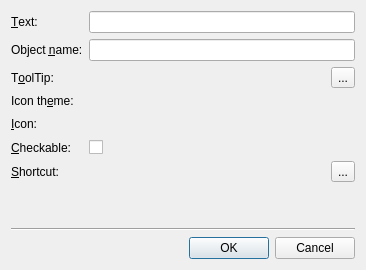
<?xml version="1.0" encoding="UTF-8"?>
<ui version="4.0">
 <comment>*********************************************************************
**
** Copyright (C) 2013 Digia Plc and/or its subsidiary(-ies).
** Contact: http://www.qt-project.org/legal
**
** This file is part of the Qt Designer of the Qt Toolkit.
**
** $QT_BEGIN_LICENSE:LGPL$
** Commercial License Usage
** Licensees holding valid commercial Qt licenses may use this file in
** accordance with the commercial license agreement provided with the
** Software or, alternatively, in accordance with the terms contained in
** a written agreement between you and Digia.  For licensing terms and
** conditions see http://qt.digia.com/licensing.  For further information
** use the contact form at http://qt.digia.com/contact-us.
**
** GNU Lesser General Public License Usage
** Alternatively, this file may be used under the terms of the GNU Lesser
** General Public License version 2.1 as published by the Free Software
** Foundation and appearing in the file LICENSE.LGPL included in the
** packaging of this file.  Please review the following information to
** ensure the GNU Lesser General Public License version 2.1 requirements
** will be met: http://www.gnu.org/licenses/old-licenses/lgpl-2.1.html.
**
** In addition, as a special exception, Digia gives you certain additional
** rights.  These rights are described in the Digia Qt LGPL Exception
** version 1.1, included in the file LGPL_EXCEPTION.txt in this package.
**
** GNU General Public License Usage
** Alternatively, this file may be used under the terms of the GNU
** General Public License version 3.0 as published by the Free Software
** Foundation and appearing in the file LICENSE.GPL included in the
** packaging of this file.  Please review the following information to
** ensure the GNU General Public License version 3.0 requirements will be
** met: http://www.gnu.org/copyleft/gpl.html.
**
**
** $QT_END_LICENSE$
**
*********************************************************************</comment>
 <class>qdesigner_internal::NewActionDialog</class>
 <widget class="QDialog" name="qdesigner_internal::NewActionDialog">
  <property name="geometry">
   <rect>
    <x>0</x>
    <y>0</y>
    <width>366</width>
    <height>270</height>
   </rect>
  </property>
  <property name="windowTitle">
   <string>New Action...</string>
  </property>
  <layout class="QVBoxLayout" name="verticalLayout">
   <item>
    <layout class="QFormLayout" name="formLayout">
     <item row="0" column="0">
      <widget class="QLabel" name="textLabel">
       <property name="text">
        <string>&amp;Text:</string>
       </property>
       <property name="buddy">
        <cstring>editActionText</cstring>
       </property>
      </widget>
     </item>
     <item row="0" column="1">
      <widget class="QLineEdit" name="editActionText">
       <property name="minimumSize">
        <size>
         <width>255</width>
         <height>0</height>
        </size>
       </property>
      </widget>
     </item>
     <item row="1" column="0">
      <widget class="QLabel" name="objectNameLabel">
       <property name="text">
        <string>Object &amp;name:</string>
       </property>
       <property name="buddy">
        <cstring>editObjectName</cstring>
       </property>
      </widget>
     </item>
     <item row="1" column="1">
      <widget class="QLineEdit" name="editObjectName"/>
     </item>
     <item row="2" column="0">
      <widget class="QLabel" name="toolTipLabel">
       <property name="text">
        <string>T&amp;oolTip:</string>
       </property>
       <property name="buddy">
        <cstring>tooltipEditor</cstring>
       </property>
      </widget>
     </item>
     <item row="2" column="1">
      <layout class="QHBoxLayout" name="toolTipLayout">
       <item>
        <widget class="TextPropertyEditor" name="tooltipEditor" native="true">
         <property name="sizePolicy">
          <sizepolicy hsizetype="MinimumExpanding" vsizetype="Preferred">
           <horstretch>0</horstretch>
           <verstretch>0</verstretch>
          </sizepolicy>
         </property>
        </widget>
       </item>
       <item>
        <widget class="QToolButton" name="toolTipToolButton">
         <property name="text">
          <string>...</string>
         </property>
        </widget>
       </item>
      </layout>
     </item>
     <item row="3" column="0">
      <widget class="QLabel" name="iconThemeLabel">
       <property name="text">
        <string>Icon th&amp;eme:</string>
       </property>
       <property name="buddy">
        <cstring>iconThemeEditor</cstring>
       </property>
      </widget>
     </item>
     <item row="3" column="1">
      <widget class="qdesigner_internal::IconThemeEditor" name="iconThemeEditor" native="true"/>
     </item>
     <item row="4" column="0">
      <widget class="QLabel" name="iconLabel">
       <property name="text">
        <string>&amp;Icon:</string>
       </property>
       <property name="buddy">
        <cstring>iconSelector</cstring>
       </property>
      </widget>
     </item>
     <item row="4" column="1">
      <layout class="QHBoxLayout" name="horizontalLayout">
       <item>
        <widget class="qdesigner_internal::IconSelector" name="iconSelector" native="true"/>
       </item>
       <item>
        <spacer>
         <property name="orientation">
          <enum>Qt::Horizontal</enum>
         </property>
         <property name="sizeHint" stdset="0">
          <size>
           <width>40</width>
           <height>20</height>
          </size>
         </property>
        </spacer>
       </item>
      </layout>
     </item>
     <item row="5" column="1">
      <widget class="QCheckBox" name="checkableCheckBox">
       <property name="text">
        <string/>
       </property>
      </widget>
     </item>
     <item row="5" column="0">
      <widget class="QLabel" name="checkableLabel">
       <property name="text">
        <string>&amp;Checkable:</string>
       </property>
       <property name="buddy">
        <cstring>checkableCheckBox</cstring>
       </property>
      </widget>
     </item>
     <item row="6" column="0">
      <widget class="QLabel" name="shortcutLabel">
       <property name="text">
        <string>&amp;Shortcut:</string>
       </property>
       <property name="buddy">
        <cstring>keySequenceEdit</cstring>
       </property>
      </widget>
     </item>
     <item row="6" column="1">
      <layout class="QHBoxLayout" name="keysequenceLayout">
       <item>
        <widget class="QtKeySequenceEdit" name="keySequenceEdit" native="true">
         <property name="sizePolicy">
          <sizepolicy hsizetype="MinimumExpanding" vsizetype="Preferred">
           <horstretch>0</horstretch>
           <verstretch>0</verstretch>
          </sizepolicy>
         </property>
        </widget>
       </item>
       <item>
        <widget class="QToolButton" name="keysequenceResetToolButton">
         <property name="text">
          <string>...</string>
         </property>
        </widget>
       </item>
      </layout>
     </item>
    </layout>
   </item>
   <item>
    <spacer name="verticalSpacer">
     <property name="orientation">
      <enum>Qt::Vertical</enum>
     </property>
     <property name="sizeHint" stdset="0">
      <size>
       <width>0</width>
       <height>0</height>
      </size>
     </property>
    </spacer>
   </item>
   <item>
    <widget class="Line" name="line">
     <property name="orientation">
      <enum>Qt::Horizontal</enum>
     </property>
    </widget>
   </item>
   <item>
    <widget class="QDialogButtonBox" name="buttonBox">
     <property name="orientation">
      <enum>Qt::Horizontal</enum>
     </property>
     <property name="standardButtons">
      <set>QDialogButtonBox::Cancel|QDialogButtonBox::Ok</set>
     </property>
    </widget>
   </item>
  </layout>
 </widget>
 <customwidgets>
  <customwidget>
   <class>qdesigner_internal::IconSelector</class>
   <extends>QWidget</extends>
   <header>iconselector_p.h</header>
   <container>1</container>
  </customwidget>
  <customwidget>
   <class>QtKeySequenceEdit</class>
   <extends>QWidget</extends>
   <header>qtpropertybrowserutils_p.h</header>
   <container>1</container>
  </customwidget>
  <customwidget>
   <class>TextPropertyEditor</class>
   <extends>QWidget</extends>
   <header>textpropertyeditor_p.h</header>
   <container>1</container>
  </customwidget>
  <customwidget>
   <class>qdesigner_internal::IconThemeEditor</class>
   <extends>QWidget</extends>
   <header>iconselector_p.h</header>
   <container>1</container>
  </customwidget>
 </customwidgets>
 <tabstops>
  <tabstop>editActionText</tabstop>
  <tabstop>editObjectName</tabstop>
 </tabstops>
 <resources/>
 <connections>
  <connection>
   <sender>buttonBox</sender>
   <signal>accepted()</signal>
   <receiver>qdesigner_internal::NewActionDialog</receiver>
   <slot>accept()</slot>
   <hints>
    <hint type="sourcelabel">
     <x>165</x>
     <y>162</y>
    </hint>
    <hint type="destinationlabel">
     <x>291</x>
     <y>94</y>
    </hint>
   </hints>
  </connection>
  <connection>
   <sender>buttonBox</sender>
   <signal>rejected()</signal>
   <receiver>qdesigner_internal::NewActionDialog</receiver>
   <slot>reject()</slot>
   <hints>
    <hint type="sourcelabel">
     <x>259</x>
     <y>162</y>
    </hint>
    <hint type="destinationlabel">
     <x>293</x>
     <y>128</y>
    </hint>
   </hints>
  </connection>
 </connections>
</ui>
